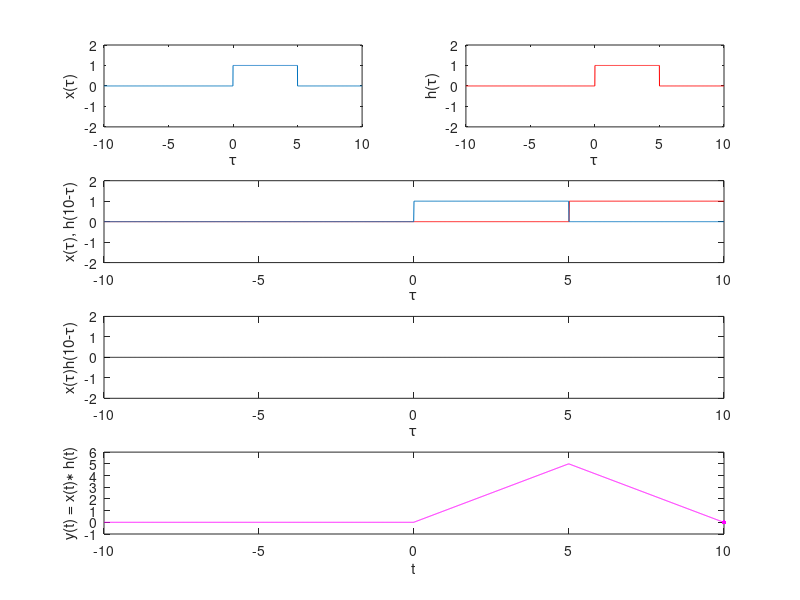

MATLAB code to generate this figure:
clear all
close all
clc

T = 10;
dt = 0.01;
N = T/dt;
L = 5;
t = -T:dt:T;
x = [zeros(1,N) ones(1,L/dt) zeros(1,N-L/dt+1)];
h = [zeros(1,N) ones(1,L/dt) zeros(1,N-L/dt+1)];

y = [];
figure
i = 1;
for n = -N:N
    if mod(n,1/dt) == 0
        subplot(4,2,1)
        plot(t,x,'MarkerFaceColor','blue'), axis([-T T -2 2]), xlabel('\tau'), ylabel('x(\tau)')
        subplot(4,2,2)
        plot(t,h,'r','MarkerFaceColor','red'), axis([-T T -2 2]), xlabel('\tau'), ylabel('h(\tau)')
    end
    if n<0
        if mod(n,1/dt) == 0
            subplot(4,2,[3,4])
            plot(t,[h(end-abs(n):-1:1) zeros(1,abs(n))],'r','MarkerFaceColor','red','MarkerSize',10), hold on,
            plot(t,x,'MarkerFaceColor','blue'), axis([-T T -2 2]), xlabel('\tau'), ylabel(['x(\tau), h(' sprintf('%2.0f',n*dt) '-\tau)'])
            hold off
            subplot(4,2,[5,6])
            plot(t,x.*[h(end-abs(n):-1:1) zeros(1,abs(n))],'k','MarkerFaceColor','black'), axis([-T T -2 2])
            xlabel('\tau'), ylabel(['x(\tau)h(' sprintf('%2.0f',n*dt) '-\tau)'])
            subplot(4,2,[7,8])
        end
        y = [y sum(x.*[h(end-abs(n):-1:1) zeros(1,abs(n))])*dt];
        if mod(n,1/dt) == 0
            plot(t,[y NaN(1,2*N+1-i)],'m','MarkerFaceColor','magenta'), hold on,
            plot(t(i),y(end),'m','MarkerFaceColor','magenta','MarkerSize',10),
            axis([-T T -1 L+1]), xlabel('t'), ylabel('y[n] = x[n]\ast h[n]')
        end
    else
        if mod(n,1/dt) == 0
            subplot(4,2,[3,4])
            plot(t,[zeros(1,n) h(end:-1:1+n) ],'r','MarkerFaceColor','red','MarkerSize',10), hold on,
            plot(t,x,'MarkerFaceColor','blue'), axis([-T T -2 2]), xlabel('\tau'), ylabel(['x(\tau), h(' sprintf('%2.0f',n*dt) '-\tau)'])
            hold off
            subplot(4,2,[5,6])
            plot(t,x.*[zeros(1,n) h(end:-1:1+n)],'k','MarkerFaceColor','black'), axis([-T T -2 2])
            xlabel('\tau'), ylabel(['x(\tau)h(' sprintf('%2.0f',n*dt) '-\tau)'])
            subplot(4,2,[7,8])
        end
        y = [y sum(x.*[zeros(1,n) h(end:-1:1+n)])*dt];
        if mod(n,1/dt) == 0
            plot(t,[y NaN(1,2*N+1-i)],'m','MarkerFaceColor','magenta'), hold on,
            plot(t(i),y(end),'m','MarkerFaceColor','magenta','MarkerSize',10),
            axis([-T T -1 L+1]), xlabel('t'), ylabel('y(t) = x(t)\ast h(t)')
        end
    end
    if mod(n,1/dt) == 0
        hold off
        pause
    end
    i = i + 1;
end
